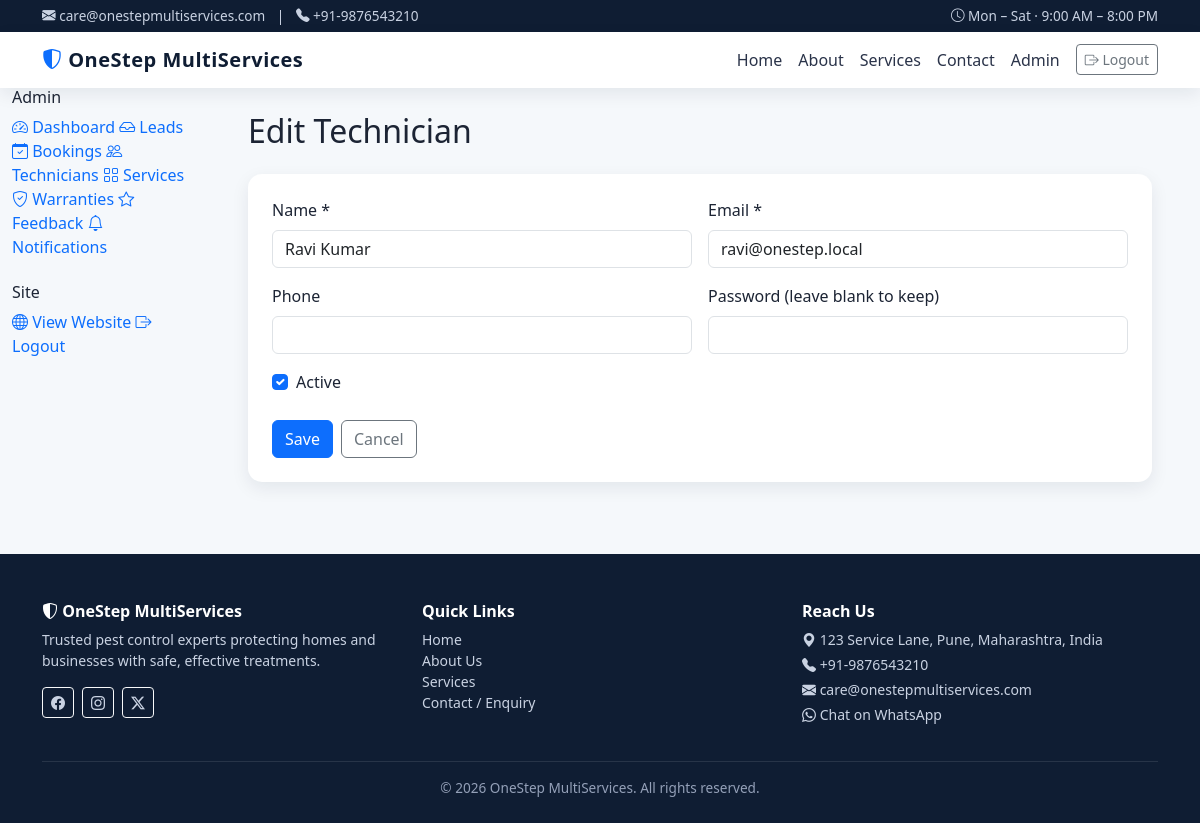
The page /admin/technicians/2/edit (signed in) on the database its author committed.
### models.py (models this page shows, shortened)
class User(UserMixin, db.Model):
    __tablename__ = "users"
    id = db.Column(db.Integer, primary_key=True)
    name = db.Column(db.String(120), nullable=False)
    email = db.Column(db.String(180), unique=True, nullable=False, index=True)
    phone = db.Column(db.String(32))
    password_hash = db.Column(db.String(255), nullable=False)
    role = db.Column(db.String(20), nullable=False, default="TECHNICIAN")  # ADMIN / TECHNICIAN
    is_active = db.Column(db.Boolean, default=True)
    created_at = db.Column(db.DateTime, default=datetime.utcnow)
    notifications = db.relationship("Notification", backref="user", lazy=True)
    bookings = db.relationship("Booking", backref="technician", lazy=True)
    @property
    def is_admin(self):
        return self.role == "ADMIN"

### blueprints/admin.py (the view)
    @login_required
    def wrapped(*a, **kw):
        if not current_user.is_admin:
            abort(403)
        return view(*a, **kw)

### blueprints/admin.py (called while the page is built, shortened)
def _admin_required(view):
    @login_required
    def wrapped(*a, **kw):
        if not current_user.is_admin:
            abort(403)
        return view(*a, **kw)
    wrapped.__name__ = view.__name__
    return wrapped

@bp.route("/technicians/<int:tech_id>/edit", methods=["GET", "POST"])
@_admin_required
def technician_edit(tech_id):
    tech = User.query.get_or_404(tech_id)
    return render_template("admin/technician_form.html", tech=tech)

### app/templates/admin/technician_form.html
{% extends "admin/_layout.html" %}
{% block admin_content %}
<h2 class="mb-4">{{ 'Edit' if tech else 'Add' }} Technician</h2>
<div class="os-card p-4">
  <form method="post">
    <div class="row g-3">
      <div class="col-md-6">
        <label class="form-label">Name *</label>
        <input type="text" name="name" class="form-control" required value="{{ tech.name if tech else '' }}">
      </div>
      <div class="col-md-6">
        <label class="form-label">Email *</label>
        <input type="email" name="email" class="form-control" required value="{{ tech.email if tech else '' }}">
      </div>
      <div class="col-md-6">
        <label class="form-label">Phone</label>
        <input type="tel" name="phone" class="form-control" value="{{ tech.phone if tech and tech.phone else '' }}">
      </div>
      <div class="col-md-6">
        <label class="form-label">Password {% if not tech %}*{% else %}(leave blank to keep){% endif %}</label>
        <input type="password" name="password" class="form-control" {% if not tech %}required{% endif %}>
      </div>
      {% if tech %}
      <div class="col-12">
        <div class="form-check">
          <input class="form-check-input" type="checkbox" name="is_active" id="active" {% if tech.is_active %}checked{% endif %}>
          <label class="form-check-label" for="active">Active</label>
        </div>
      </div>
      {% endif %}
    </div>
    <div class="mt-4 d-flex gap-2">
      <button class="btn btn-primary">Save</button>
      <a href="{{ url_for('admin.technicians') }}" class="btn btn-outline-secondary">Cancel</a>
    </div>
  </form>
</div>
{% endblock %}

### app/static/css/style.css (style rules this page uses)
:root { --os-primary: #0d6efd; --os-primary-dark: #0a58ca; --os-accent: #20c997; --os-dark: #0f1d33; --os-muted: #6c757d; --os-bg: #f5f8fb; --os-card-shadow: 0 6px 18px rgba(15, 29, 51, 0.08); --os-radius: 14px; }
body { background: var(--os-bg); font-family: 'Segoe UI', Roboto, system-ui, -apple-system, sans-serif; color: #1c2434; }
a { text-decoration: none; }
.os-card { background: #fff; border-radius: var(--os-radius); box-shadow: var(--os-card-shadow); border: 0; transition: transform .2s ease, box-shadow .2s ease; }

### rows shown on the page
User: name "Ravi Kumar", email "ravi@onestep.local", is_active "☑"

### other values the page prints
{{ business_email }} "care@onestepmultiservices.com"
{{ business_phone }} "+91-9876543210"
{{ business_name }} "OneStep MultiServices"
{{ 'Edit' if tech else 'Add' }} "Edit"
{{ business_address }} "123 Service Lane, Pune, Maharashtra, India"
